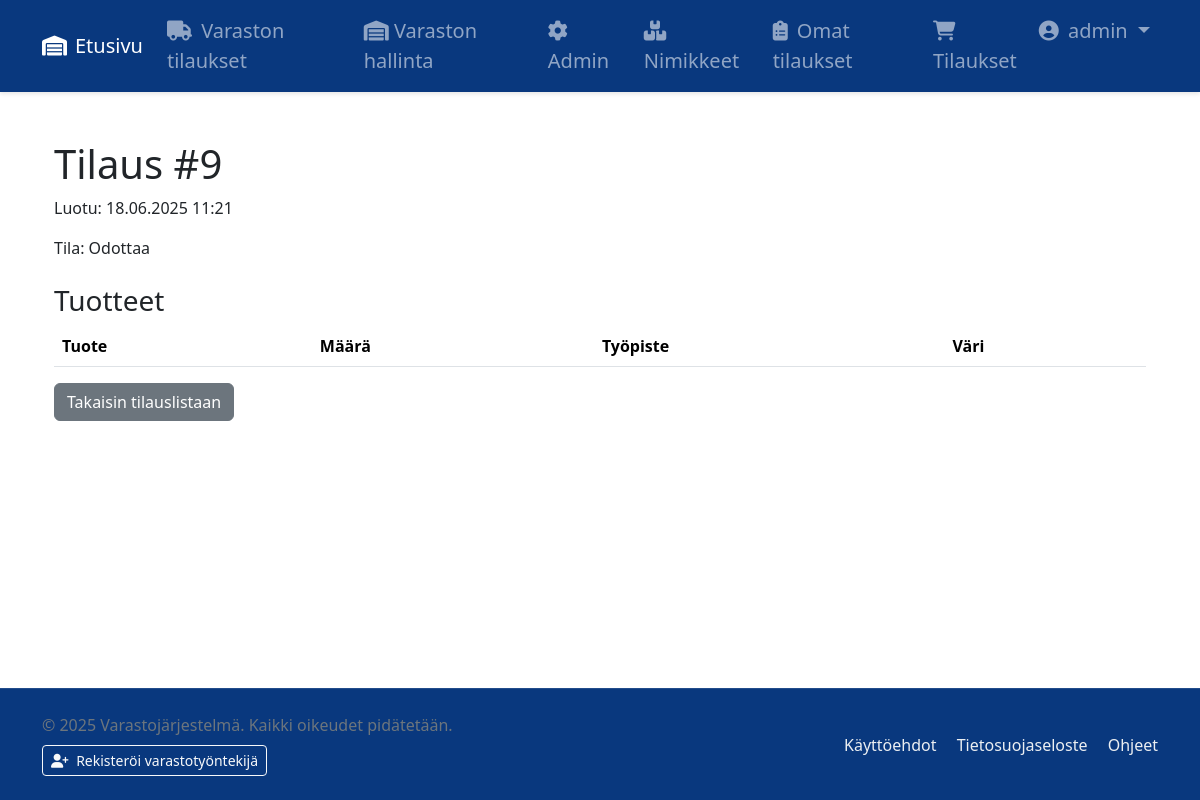
Page /orders/9/ (signed in) on the committed database.
### stock/models.py (models this page shows, shortened)
class Order(models.Model):
    STATUS_CHOICES = [
        ('pending', 'Odottaa'),
        ('processing', 'Käsitelyssä'),
        ('delivered', 'Toimitettu'),
    ]
    user = models.ForeignKey(User, on_delete=models.CASCADE)
    cart = models.OneToOneField(Cart, on_delete=models.CASCADE)
    status = models.CharField(max_length=20, choices=STATUS_CHOICES, default='pending')
    created_at = models.DateTimeField(auto_now_add=True)
    updated_at = models.DateTimeField(auto_now=True)
    comment = models.TextField(blank=True)

### stock/views.py (the view)
# urls.py: path('orders/<int:order_id>/', views.order_detail, name='order_detail'),
@login_required
def order_detail(request, order_id):
    order = get_object_or_404(Order.objects.select_related('user'), id=order_id)
    if not (request.user.is_superuser or is_warehouse_staff(request.user) or order.user == request.user):
        messages.error(request, "Sinulla ei ole pääsyä tähän tilaukseen.")
        return redirect('order_list')
    if request.method == 'POST':
        form = OrderCommentForm(request.POST, instance=order)
        if form.is_valid():
            form.save()
            messages.success(request, "Kommentti päivitetty")
            return redirect('order_detail', order_id=order.id)
    else:
        form = OrderCommentForm(instance=order)
    return render(request, 'order_detail.html', {
        'order': order,
        'form': form
    })

### stock/context_processors.py (called while the page is built)
def user_groups(request):
    return {
        'is_warehouse_staff': request.user.groups.filter(name__iexact='Warehouse Staff').exists()
    }

### stock/views.py (called while the page is built)
def cart_context(request):
    if request.user.is_authenticated:
        cart_items_count = CartItem.objects.filter(
            cart__user=request.user,
            cart__is_ordered=False
        ).count()
        return {'cart_items_count': cart_items_count}
    return {}

### stock/templates/order_detail.html (shortened to what this page needs)
{% extends "base.html" %}
{% block content %}
<div class="container mt-4">
    <h1>Tilaus #{{ order.id }}</h1>
    <p>Luotu: {{ order.created_at|date:"d.m.Y H:i" }}</p>
    <p>Tila: {{ order.get_status_display }}</p>
    <h3 class="mt-4">Tuotteet</h3>
    <table class="table">
        <thead>
            <tr>
                <th>Tuote</th>
                <th>Määrä</th>
                <th>Työpiste</th>
                <th>Väri</th>
            </tr>
        </thead>
    </table>
    <a href="{% url 'warehouse_orders' %}" class="btn btn-secondary">Takaisin tilauslistaan</a>
</div>
{% endblock %}

### stock/templates/base.html (shortened to what this page needs)
{% load static %}
<!DOCTYPE html>
<html lang="fi">
<head>
    <link rel="stylesheet" href="{% static 'stock/bootstrap.css' %}">
    <link rel="stylesheet" href="https://cdnjs.cloudflare.com/ajax/libs/font-awesome/6.4.0/css/all.min.css">
    <link rel="stylesheet" href="{% static 'stock/styles.css' %}">
</head>
<body>
    <nav class="navbar navbar-expand-lg navbar-dark navbar-custom">
        <div class="container">
            <a class="navbar-brand" href="{% url 'home' %}">
                <i class="fas fa-warehouse me-2"></i>Etusivu
            </a>
            <div class="collapse navbar-collapse" id="navbarNav">
                <ul class="navbar-nav me-auto">
                    {% if user.is_staff and user.is_superuser %}
                    <li class="nav-item">
                        <a class="nav-link" href="{% url 'warehouse_orders' %}">
                            <i class="fas fa-truck me-1"></i> <div class='menutext'>Varaston tilaukset</div>
                        </a>
                    </li>
                    <li class="nav-item">
                        <a class="nav-link" href="{% url 'manage_stock' %}">
                            <i class="fas fa-thin fa-warehouse"></i> <div class='menutext'>Varaston hallinta</div>
                        </a>
                    </li>
                    <li class="nav-item">
                        <a class="nav-link" href="{% url 'admin:index' %}">
                            <i class="fas fa-cog me-1"></i> <div class='menutext'>Admin</div>
                        </a>
                    </li>
                    {% endif %}
                    <li class="nav-item">
                        <a class="nav-link" href="{% url 'stock_list' %}">
                            <i class="fas fa-boxes me-1"></i> <div class='menutext'>Nimikkeet</div>
                        </a>
                    </li>
                    {% if user.is_authenticated %}
                    <li class="nav-item">
                        <a class="nav-link" href="{% url 'order_list' %}">
                            <i class="fas fa-clipboard-list me-1"></i> <div class='menutext'>Omat tilaukset</div>
                        </a>
                    </li>
                    {% endif %}
                </ul>
                <ul class="navbar-nav">
                    {% if user.is_authenticated %}
                    <li class="nav-item">
                        <a class="nav-link position-relative" href="{% url 'cart_view' %}">
                            <i class="fas fa-shopping-cart me-1"></i> <div class='menutext'>Tilaukset</div>
                        </a>
                    </li>
                    <li class="nav-item dropdown">
                        <a class="nav-link dropdown-toggle" href="#" id="userDropdown" role="button" data-bs-toggle="dropdown">
                            <i class="fas fa-user-circle me-1"></i> {{ user.username }}
                        </a>
                    </li>
                    {% else %}
                    <li class="nav-item">
                        <a class="nav-link" href="{% url 'login' %}?next={{ request.path }}">
                            <i class="fas fa-sign-in-alt me-1"></i> Kirjaudu sisään
                        </a>
                    </li>
                    {% endif %}
                </ul>
            </div>
        </div>
    </nav>
    <main class="container my-4">
        {% block content %}{% endblock %}
    </main>
    <footer class="py-4">
        <div class="container">
            <div class="row align-items-center">
                <div class="col-md-6 text-center text-md-start mb-3 mb-md-0">
                    <p class="mb-0 text-secondary">&copy; 2025 Varastojärjestelmä. Kaikki oikeudet pidätetään.</p>
                    {% if user.is_staff and user.is_superuser %}
                    <div class="mt-2">
                        <a href="{% url 'register_warehouse_staff' %}" class="btn btn-sm btn-outline-light">
                            <i class="fas fa-user-plus me-1"></i> Rekisteröi varastotyöntekijä
                        </a>
                    </div>
                    {% endif %}
                </div>
                <div class="col-md-6 text-center text-md-end footer-links">
                    <a href="#" class="me-3">Käyttöehdot</a>
                    <a href="#" class="me-3">Tietosuojaseloste</a>
                    <a href="#">Ohjeet</a>
                </div>
            </div>
        </div>
    </footer>
</body>
</html>

### stock/static/stock/styles.css (style rules this page uses)
body { display: flex; flex-direction: column; min-height: 100vh; }
main { flex: 1; }
footer a { text-decoration: none; transition: color 0.3s; }
@media (min-width: 850px) { .menutext { display: none; } }
@media (min-width: 1000px) { .menutext { display: inline; } }

### stock/templates/base.html (style rules this page uses)
.navbar-custom { background-color:rgb(9, 56, 126) !important; box-shadow: 0 2px 4px rgba(0,0,0,0.1); font-size:20px; }
footer { background-color:rgb(9, 56, 126) !important; border-top: 1px solid rgba(255,255,255,0.1); }
.footer-links a { color:rgb(236, 239, 242); text-decoration: none; transition: color 0.3s; }

### rows in the picture
Order: id "9", created_at "18.06.2025 11:21", status "Odottaa"

### other values in the picture
{{ user.username }} "admin"
